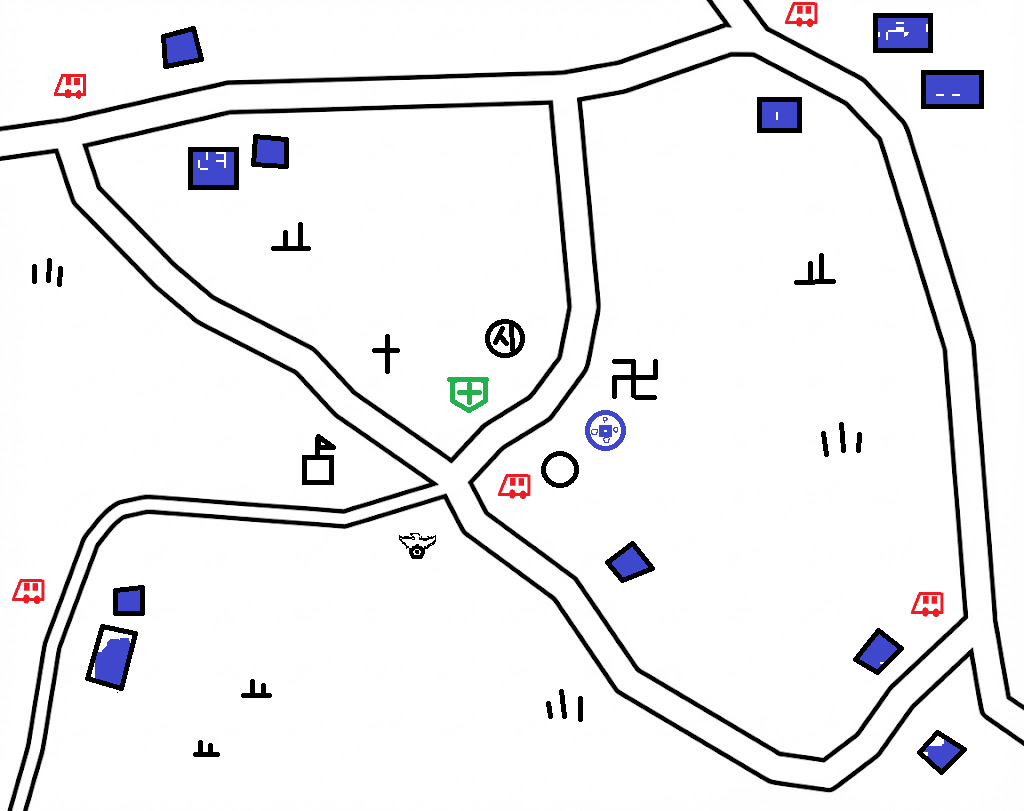
#> input picture src/f1tenth_gym_ros/maps/rural_map.png, 1024 x 811 px, found by its file name
$ python extract_path.py
#> lines starting #> are read from the running program, lines starting #| are printed output that depends on the picture; after the words box and inside, x2 and y2 are one past the last pixel; in counts of white or black regions, pixels touching at a corner belong together
import cv2
import numpy as np
from skimage.morphology import skeletonize
import pandas as pd
from scipy.spatial import cKDTree

# ==========================================
# 설정 (sim.yaml과 똑같이 맞춰주세요!)
# ==========================================
MAP_PATH = "/home/misys/ros2_ws/src/f1tenth_gym_ros/maps/rural_map.png"
RESOLUTION = 0.08  # 해상도
ORIGIN_X = 0.0
ORIGIN_Y = 0.0

# 차량 시작 위치 (1번 정류장) - 여기서부터 길 찾기를 시작함
START_X = 3.32
START_Y = 10.3
# ==========================================

def extract_smart_waypoints():
    print("🧹 스마트 웨이포인트 추출 시작...")

    # 1. 이미지 읽기
    img = cv2.imread(MAP_PATH, cv2.IMREAD_GRAYSCALE)
#> img: shape (811, 1024); min 0, max 255, mean 237.9
    if img is None:
        print("❌ 이미지를 못 찾겠어요! 경로를 확인하세요.")
        return

    # 2. 이진화 (검은선=0, 나머지=255)
    # 노이즈 제거를 위해 200 이상만 흰색으로 인정
    _, binary = cv2.threshold(img, 200, 255, cv2.THRESH_BINARY)
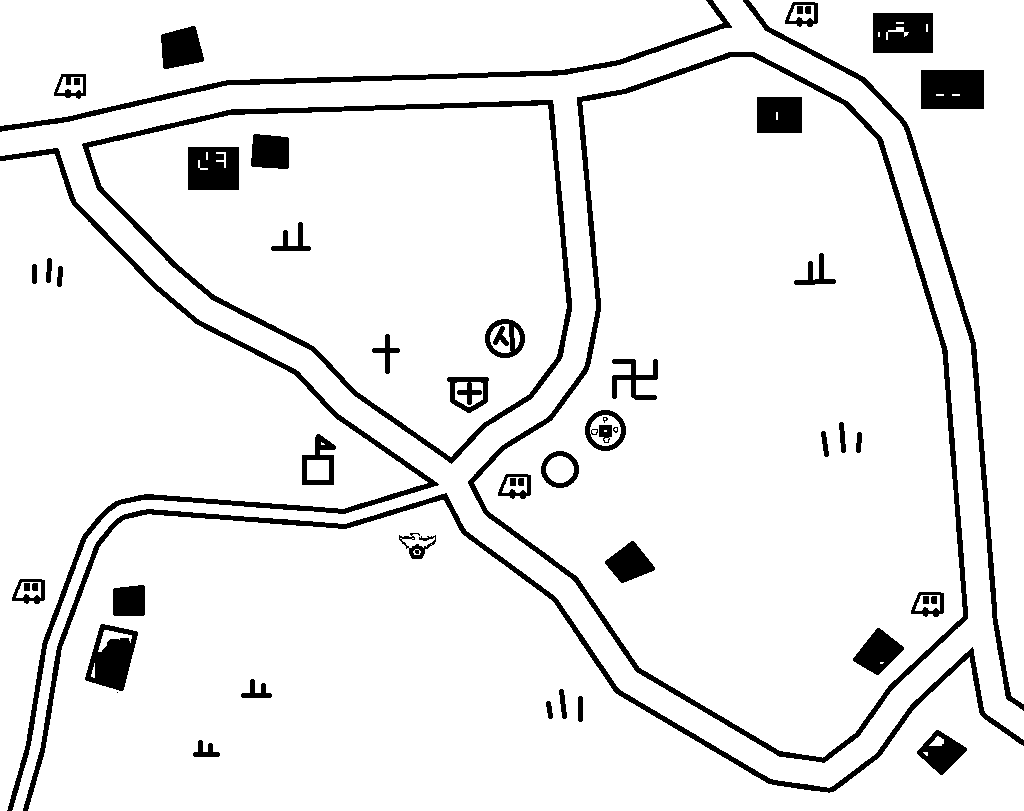
#> binary: shape (811, 1024); 92% white; 57 black regions (3 under 20 px), largest, box (x1, y1, x2, y2) and area: (468, 52, 968, 763) 9961, (23, 493, 1024, 811) 7498, (82, 100, 572, 464) 7111

    # [중요] 맵 테두리에 검은 선 두르기 (길이 맵 밖으로 새나가는 것 방지)
    h, w = binary.shape[:2]
#> h = 811; w = 1024
    cv2.rectangle(binary, (0, 0), (w-1, h-1), 0, thickness=2)
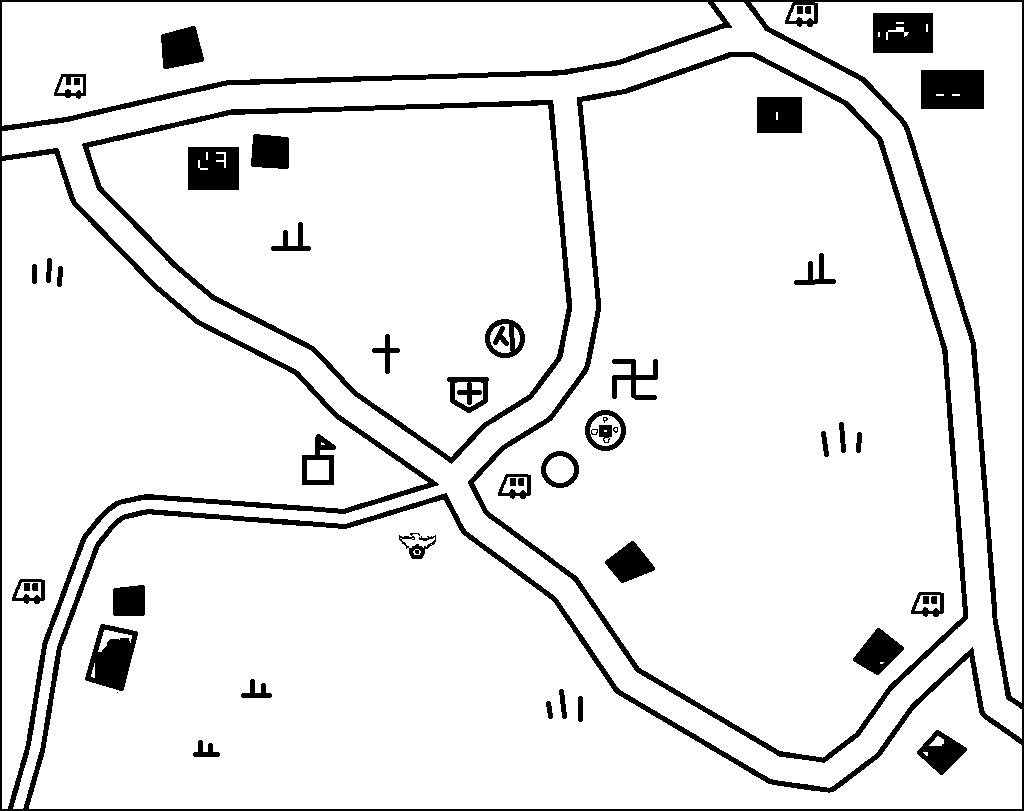
#> binary: shape (811, 1024); 91.1% white; 53 black regions (3 under 20 px), largest, box (x1, y1, x2, y2) and area: (0, 0, 1024, 811) 29569, (468, 52, 968, 763) 9961, (82, 100, 572, 464) 7111

    # 3. 시작 지점 픽셀 좌표 계산 (Meter -> Pixel)
    # ROS 좌표계(좌하단 0,0) -> 이미지 좌표계(좌상단 0,0) 변환
    start_px_x = int((START_X - ORIGIN_X) / RESOLUTION)
    start_px_y = int(h - ((START_Y - ORIGIN_Y) / RESOLUTION))
#> start_px_y = 682

    print(f"📍 시작점 픽셀 좌표: ({start_px_x}, {start_px_y})")
#| 📍 시작점 픽셀 좌표: (41, 682)

    # 4. 스마트 도로 추출 (Flood Fill)
    # 시작점에서 '회색(128)' 물감을 붓습니다.
    # 검은 선에 막혀서 도로 밖(논밭)으로는 물감이 안 나갑니다.
    mask = np.zeros((h+2, w+2), np.uint8)
    flood_filled = binary.copy()
    cv2.floodFill(flood_filled, mask, (start_px_x, start_px_y), 128)
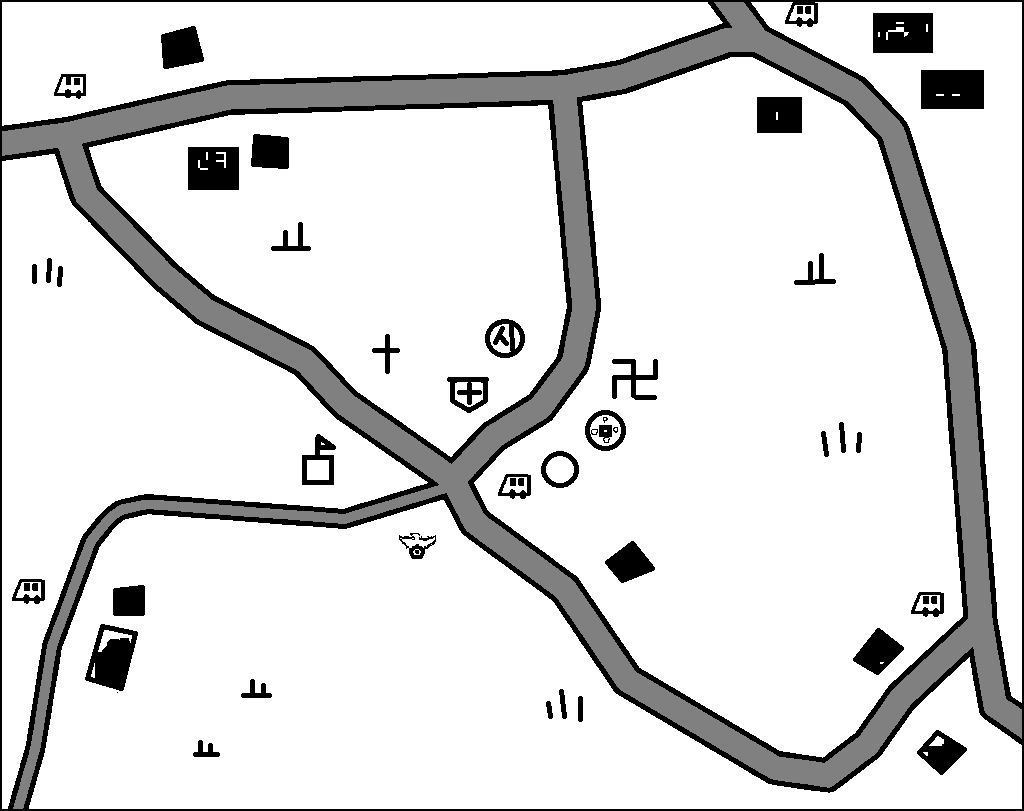
#> flood_filled: shape (811, 1024); 10.07% of pixels changed, all inside (x1, y1, x2, y2) = (2, 2, 1022, 809)

    # 5. 도로만 남기기
    # 회색(128)으로 변한 부분만 진짜 도로입니다. 나머지는 다 검은색(0)으로 지웁니다.
    road_only = np.zeros_like(binary)
    road_only[flood_filled == 128] = 255 # 진짜 도로만 흰색으로

    # (디버깅용) 추출된 도로 이미지 저장
    cv2.imwrite("debug_road_only.png", road_only)
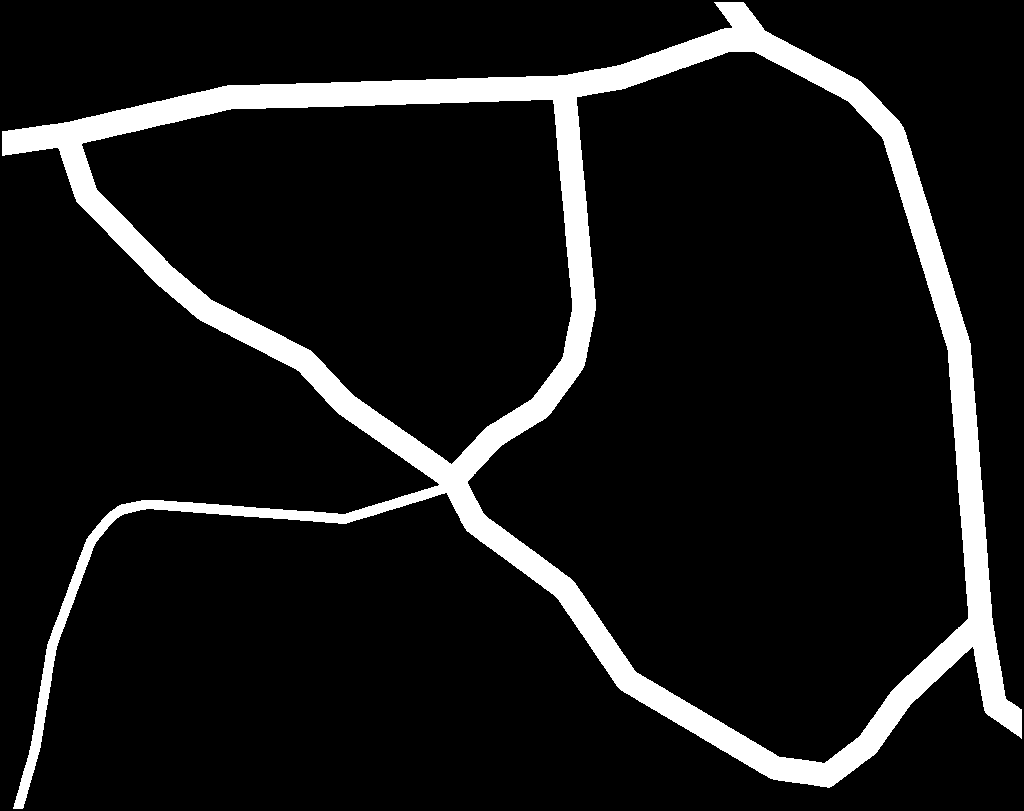
#> saved as debug_road_only.png: shape (811, 1024); 10.1% white; 1 white region, box (x1, y1, x2, y2) and area: (2, 2, 1022, 809) 83611

    # 6. 뼈대 추출 (Skeletonize)
    skeleton = skeletonize(road_only // 255)
    y_idx, x_idx = np.where(skeleton == 1)

    if len(x_idx) == 0:
        print("❌ 도로 추출 실패! 시작 좌표가 벽(검은색) 위에 있거나 맵이 막혀있습니다.")
        return

    # 7. 픽셀 -> 미터 변환
    real_x = x_idx * RESOLUTION + ORIGIN_X
    real_y = (h - y_idx) * RESOLUTION + ORIGIN_Y

    points = np.column_stack((real_x, real_y))
    print(f"🔍 추출된 웨이포인트 개수: {len(points)}개")
#| 🔍 추출된 웨이포인트 개수: 3610개

    # 8. 정렬 (Nearest Neighbor)
    sorted_points = []
    start_node = np.array([START_X, START_Y])
    tree = cKDTree(points)
    _, idx = tree.query(start_node)
#> idx = 3126

    current_idx = idx
#> current_idx = 3126
    visited = set([current_idx])
    sorted_points.append(points[current_idx])

    while len(visited) < len(points):
        dists, idxs = tree.query(points[current_idx], k=10)
        found_next = False
        for next_idx in idxs:
            if next_idx not in visited:
                # 점프 거리 제한 (너무 멀리 튀지 않게)
                if np.linalg.norm(points[next_idx] - points[current_idx]) < 1.0:
                    visited.add(next_idx)
                    sorted_points.append(points[next_idx])
                    current_idx = next_idx
                    found_next = True
                    break
        if not found_next:
            for i in range(len(points)):
                if i not in visited:
                    current_idx = i
                    visited.add(i)
                    sorted_points.append(points[i])
                    break

    # 9. 저장
    df = pd.DataFrame(sorted_points, columns=['x', 'y'])
#> df = table of 3610 rows and 2 columns
    df.to_csv('/home/misys/ros2_ws/src/my_turtle_controller_cpp/waypoints.csv', index=False)
    print("✅ 깔끔해진 웨이포인트 저장 완료!")

if __name__ == "__main__":
    extract_smart_waypoints()

$ run again, with src/f1tenth_gym_ros/maps/example_map.png copied over src/f1tenth_gym_ros/maps/rural_map.png
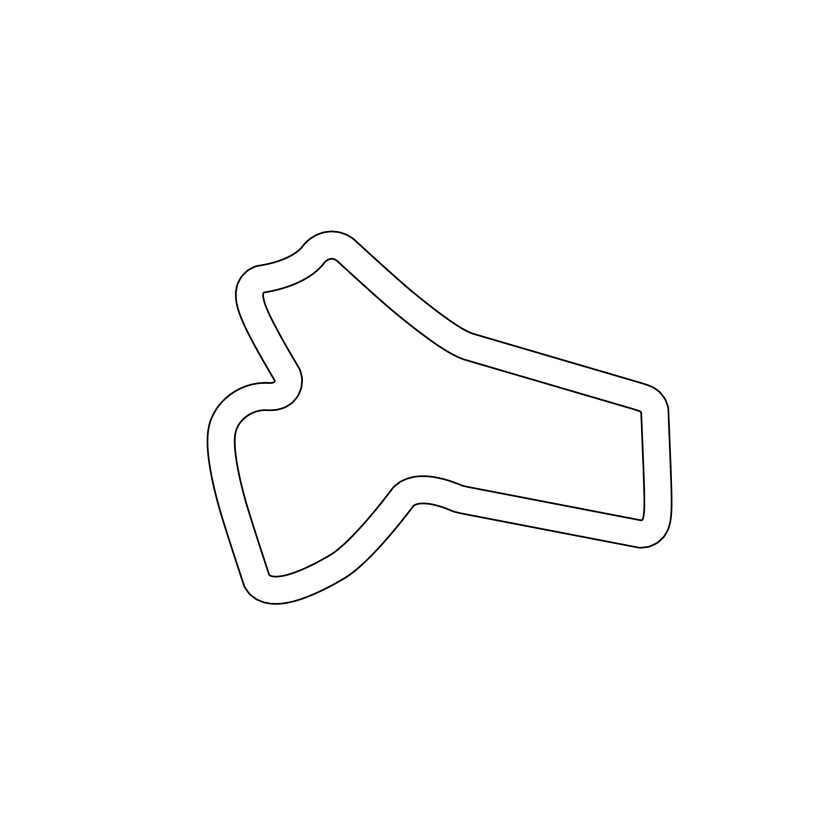
#> input picture src/f1tenth_gym_ros/maps/example_map.png, 840 x 840 px, shrunk from 1600 x 1600 before the run, found by its file name
#> in extract_smart_waypoints, img is the input picture: shape (840, 840); min 0, max 255, mean 253.2
#> in extract_smart_waypoints, `cv2.rectangle(binary, (0, 0), (w-1, h-1), 0, thickness=2)`:
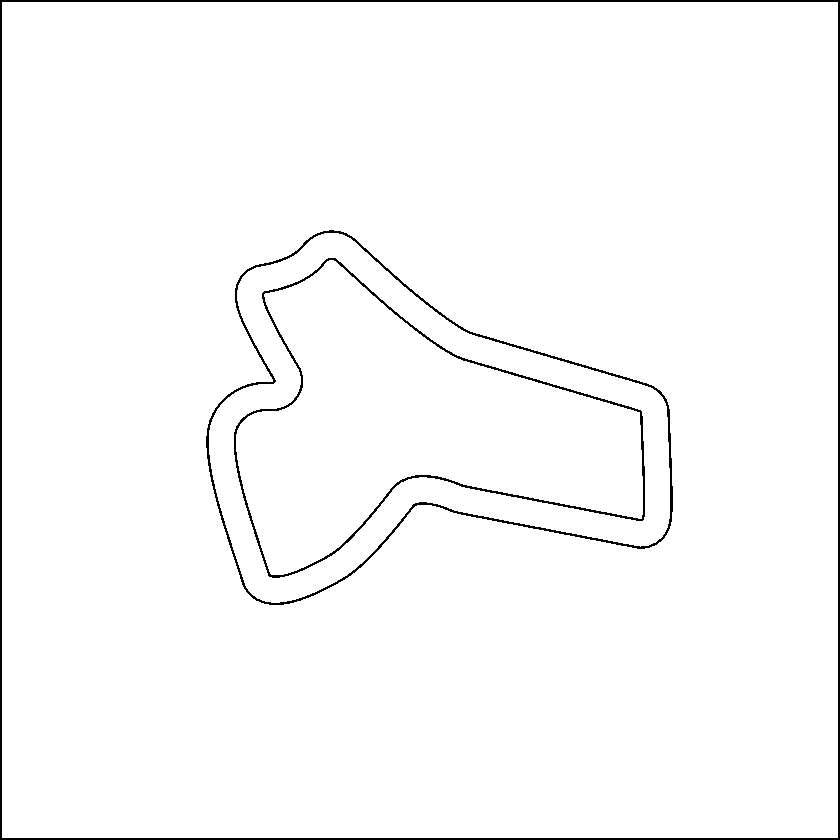
#> binary: shape (840, 840); 98.1% white; 3 black regions, box (x1, y1, x2, y2) and area: (0, 0, 840, 840) 6704, (206, 230, 673, 605) 3406, (234, 258, 645, 578) 2982
#| 📍 시작점 픽셀 좌표: (41, 711)
#> in extract_smart_waypoints, `cv2.imwrite("debug_road_only.png", road_only)`:
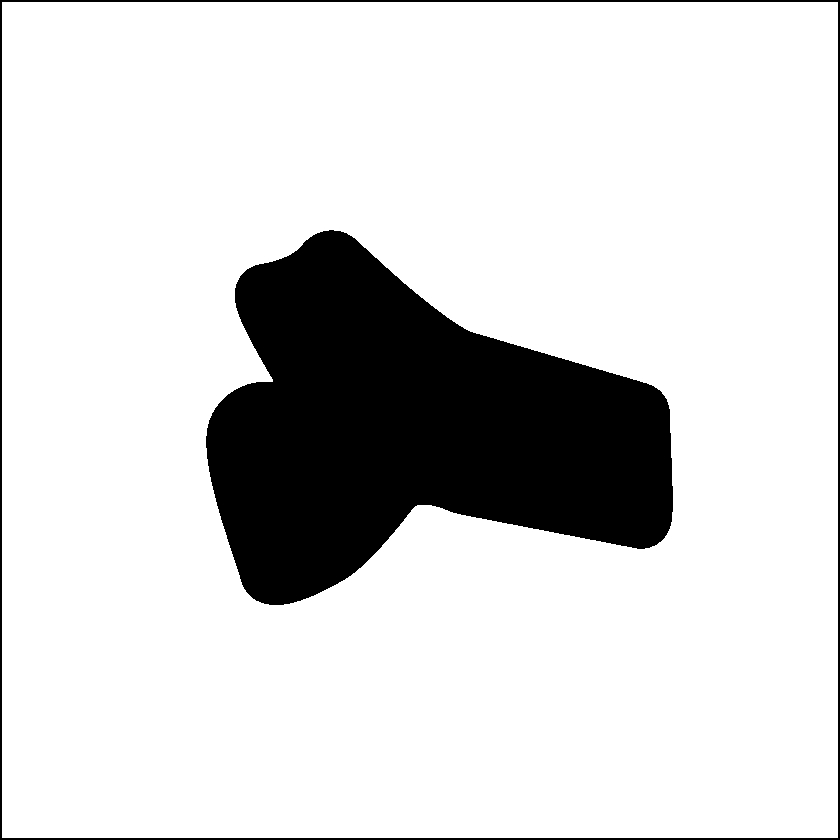
#> saved as debug_road_only.png: shape (840, 840); 84.2% white; 2 black regions, box (x1, y1, x2, y2) and area: (206, 230, 673, 605) 104933, (0, 0, 840, 840) 6704
#| 🔍 추출된 웨이포인트 개수: 2527개
